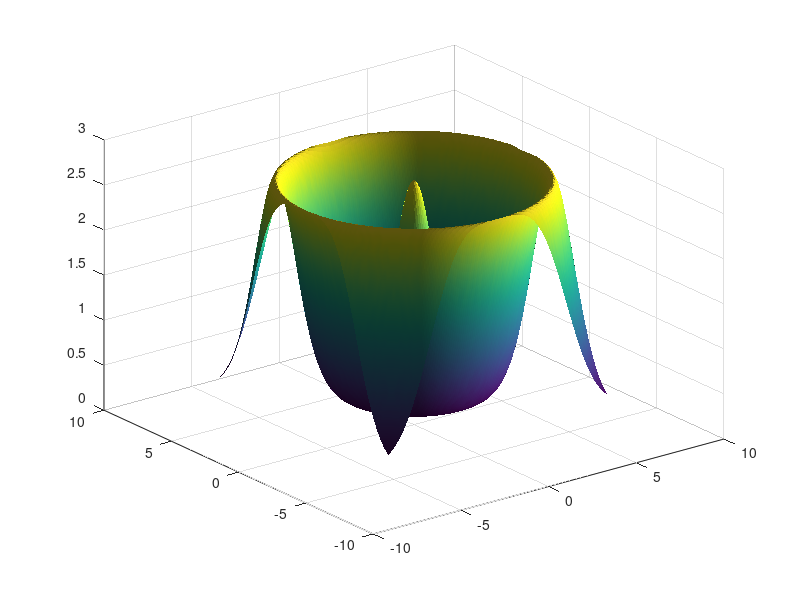

This figure's MATLAB source: (Note: this script raises an error after producing the figure.)
%% More advanced plotting features
% In this chapter, we discuss some more advanced features.
%% 3D Surface and Contour Plots
% To graph a function of two variables we need to first evaluate that
% function over a grid of points, not just a line as in the 2D case. We use
% the _meshgrid()_ function to create such a grid, as in this example.
%%
f = @(x,y) exp(cos(sqrt(x.^2 + y.^2))); % a function of two variables
d = -2*pi:0.1:2*pi;                     % domain for both x,y
[X,Y] = meshgrid(d,d);                  % create a grid of points
Z = f(X,Y);                             % evaluate f at every point on grid
%%
% Some functions, while still vectorized, will only operate on vectors and
% not matrices. The _mvnpdf()_ function for example interprets a matrix of
% inputs, (say n-by-d), as n, d-dimensional inputs, not n*d 1-by-1 inputs.
% We can still plot such functions in 3D with a few small changes. After
% obtaining X and Y from _meshgrid()_, save X's size, evaluate f by
% passing in X and Y as column vectors, (using the : operator), and then
% reshape the output Z back to the original size and continue as before. 
[nrows,ncols] = size(X);                % first obtain the size of X
Z1 = f(X(:),Y(:));                      % convert X,Y to column vectors and evaluate f
Z1 = reshape(Z1,nrows,ncols);           % reshape
%%
% There are several 3d plot
% types available. Here we use _surf()_, which plots the surface of the
% function, _contourf()_ , which plots the contour lines of a function and
% fills the area between them with color, and _mesh()_ , which is similar
% to _surf()_, displaying a wire mesh rather than a solid surface. The
% colors used in each are specified by the current colormap and can be
% changed by using the _colormap()_ command. Type *doc colormap* for a list
% of options. There are several other 3d plotting functions: _plot3()_  for
% instance is the 3d generalization of _plot()_. 
%%
f4 = figure;                            % create a new figure
p9 = surf(X,Y,Z);                       % plot the surface of the function
shading interp;                         % interpolate between the points  
material dull;                          % alter the reflectance
camlight(90,0);                         % add some light - see doc camlight
alpha(0.8);                             % make slightly transparent
box on;                                 % same as set(gca,'box','on')
%%
f5 = figure;                            % create a new figure
p10 = contourf(X,Y,Z);                  % contour plot
colorbar;                               % add a colorbar
set(gca,'XTick',[],'YTick',[]);         % remove all ticks
%%
f6 = figure;                            % create a new figure
r = 1:3:126;                            % mesh plots look better at lower resolution
p11 = mesh(X(r,r),Y(r,r),Z(r,r));       % plot a mesh grid
view([-15 60]);                         % change the viewing angle - see doc view
colormap Copper;                        % change the colormap
axis off;                               % turn off the axis completely
%%
% Note, the command *view([90,90])* can be very useful to rotate a plot by
% 90 degrees, effectively reversing the locations of the x and y axes. 
%%
% Below we display a 3d bar plot of the same underlying data. We take
% advantage of the _mat2cell()_ command to partition the Z data into 21x21
% 6-by-6 blocks, each block stored within a cell. We then use the
% _cellfun()_ function to replace each block with its mean. We can use this
% same technique to apply any function to arbitrary sized blocks of a
% matrix. Note that when the size of the data within cells is different,
% 'UniformOutput' must be set to false. 
f7 = figure;
grouped = mat2cell(Z,6*ones(21,1),6*ones(21,1)); % partition matrix into 6-by-6 blocks
fconv = @(X)mean(X(:));                          % create function handle
convCell=cellfun(fconv,grouped,...
    'UniformOutput',false);                      % apply that function to every block
convMat = cell2mat(convCell);                    % convert back to a, (smaller) matrix
p12 = bar3(convMat);                             % display a 3d bar plot of the aggregated data
colormap jet                                     % change the color map
%%
% Virtually everything we said about customizing 2D plots applies equally to 3D
% plots. We can add a title, a legend, labels using _xlabel()_ , _ylabel()_
% , and _zlabel()_ , change the range of the axes, the font size, etc. 
%
% 3D plotting in Matlab requires a uniform grid of points but the data we
% obtain from experiments or measurements may not satisfy this
% constraint. In such cases, we can use the _griddata()_ function to
% interpolate along a uniform grid of points for us.
f8 = figure;
randn('state',0);                 % seed the normal random num generator
X = randn(100,50);                % data captured at these points.
Y = randn(100,50);                
Z = cos(X.^2).*exp(X.^2 - Y.^2);  % value of data at these points
d = -1:0.1:1;                     % X,Y range of our data
[XI, YI] = meshgrid(d,d);         % create our grid as before 
ZI = griddata(X,Y,Z,XI,YI);       % interpolate to obtain ZI
p13 = mesh(XI,YI,ZI);             % mesh of the interpolated points
%% Annotations and the Plot Editor
% Matlab provides an interactive graphical interface for modifying and
% inspecting existing figures. This mode can be entered by selecting
% 'view->Figure Palette' or by selecting the appropriate shortcut button on
% the figure toolbar. Here we can add annotations such as text, arrows, and
% shapes as you would in a program like powerpoint. We can also inspect and
% change attributes as an alternative to using _set()_ and _get()_ .
%%
% Once you have added elements, you can see the m-code that generates
% these objects by going to 'File -> Generate M-File'. It is usually easier
% to add annotations graphically first, generate the m-code and then add
% the appropriate lines to the original source file so that we can
% regenerate the complete figure at will. Alternatively, you can save a
% Matlab figure as a .fig file maintaining all of the graphics object
% information for future editing. 
%%
% We will now add a few annotations to a simple figure.
% Annotations are placed relative to the figure window, not the axes.  The
% location is, by default, specified by normalized coordinates between 0
% and 1 so that [0.8 0.4] is the point 80% of the width from the left and
% 40% of the height from the bottom. In the case of a line or an arrow, we
% specify two x-y pairs, denoting the start and end points. In the case of a
% text box we specify four numbers, the x and y coordinates followed by the
% width and height of the box. Type *doc annotation* for more information.
% These commands were generated automatically after adding the annotations
% in the plot editor.
f = @(x) x.^2;                  % create a function of x, namely f(x) = x.^2
g = @(x) 5*sin(x)+5;            % create a second function of x, g(x) = 5*sin(x) + 5
res = 0.001;                    % resolution of the plot
domain = -pi:res:pi;            % the domain of x, (i.e. points at which to evaluate f,g)
f3 = figure('Color',[1,1,1]); hold on;             % new figure with a white background
p5 = plot(domain,f(domain),'--r','LineWidth',3);   % plot a thick dashed red line
p6 = plot(domain,g(domain),'-b','LineWidth',3);    % plot a thick solid blue line
axis([-3,3,-5,15]); 

figure(f3);
% the text arrow
annotation(f3,   'textarrow'     , [0.6616 0.5251],[0.1997 0.3038] ,...
                 'TextEdgeColor' , 'none'                          ,...
                 'TextLineWidth' , 2                               ,...
                 'FontSize'      , 12                              ,...
                 'String'        , {'global minimum'}              ,...
                 'HeadStyle'     , 'deltoid'                       ,...
                 'LineStyle'     , '--'                            ,...
                 'LineWidth'     , 2                               ,...
                 'Color'         , [0.07843 0.1686 0.549]          );
% the dotted line
annotation(f3,   'line'          , [0.7176 0.7176],[0.7176 0.4154] ,...
                 'LineStyle'     , '-.'                            ,...
                 'LineWidth'     , 1                               ,...
                 'Color'         , [0 0 1]                         );
% the text box
annotation(f3,   'textbox'       , [0.59 0.47 0.15 0.05]   ,...
                 'String'        , {'g(c) - f(c)'}                 ,...
                 'FontSize'      , 12                              ,...
                 'FitBoxToText'  , 'off'                           ,...
                 'LineStyle'     , 'none'                          );
set(f3,'HandleVisibility','on');
%% Latex
% Matlab supports the inclusion of both tex and latex markups in figures.
% This can be useful when you want to include mathematical formulas. For
% many purposes, simple tex is sufficient. For example, you can write super
% scripts with the ^ character and subscripts with the _ character, (notice
% the legend) and include Greek letters using say \alpha or \gamma. To
% include more complicated latex markups, you have to specify that you want
% to use the latex interpreter and then surround the mathematical text in $
% symbols as shown below. Tex and Latex markups are supported in
% annotations, legends, and titles but unfortunately not in axis labels via
% the _xlabel()_ , _ylabel()_ , _zlabel()_ commands or in axis tick labels.
% If you want to use latex in these locations, you have to add the text
% manually via annotations. 
% 
annotation(f3,  'textbox'       , [0.2277 0.6333 0.2081 0.0625]            ,...
                'Interpreter'   , 'latex'                                  ,...
                'String',{'$M_e = \frac{M_o}{\sqrt{1 - \frac{v^2}{c^2}}}$'},...
                'FontSize'      , 14                                       ,...
                'FitBoxToText'  , 'on'                                     ,...
                'LineStyle'     , 'none');
%% Coordinate Conversion
% Sometimes we would like to specify where an annotation should go relative
% to the current set of axes, rather than relative to the figure window as
% a whole. For instance, perhaps you would like an arrow to point at
% coordinate (3,4) on your current axes; what point is this relative to the
% whole figure? <mfiles/graphics/rel2abs.m rel2abs> is a handy function
% to do this conversion.
%% Multiple figures inside a figure
% Sometimes it can be useful to display multiple sets of axes in a single
% figure, perhaps to connect them graphically via annotations or just
% display them next to each other in a compact and convenient way. If we
% want the axes evenly spaced in a grid, the _subplot()_ command can be
% useful, but to have more varied and customizable configurations, we have
% to add the axes manually. To do so, we take advantage of the 'Parent'
% attribute of the graphics objects. Recall that figures are composed of
% axes and annotation objects and axes are composed of various plot
% objects. We will create a new plot and add it along with some of the
% plots we have already done. The _copyobj(h,p)_ function copies a graphics
% object with handle h and assigns the new object to parent p.
froot = figure;
nr = 3; nc = 3;
sp = 0.05;  % white space around each subfigure in percent
% solve nc*(w+sp)+sp = 1 for w: (1-sp)/nc = w + sp
w = (1-sp)/nr - sp;  % width of each subfigure                                
r = 3; c = 3;
newAx = axes('Parent',froot,'Position', [sp+(c-1)*(w+sp),sp+(r-1)*(w+sp),w,w]); 
imagesc(rand(5,5), 'Parent', newAx);
title(sprintf('r=%d, c=%d ', r, c)); axis off 
figs = [f4, f5, f6, f7, f8];
rows = [1,  1,  1,  2,  2];
cols = [1,  2,  3,  1,  2];
for i=1:length(figs)
  r = rows(i); c = cols(i);
  set(copyobj(gca(figs(i)),froot),'Position', [sp+(c-1)*(w+sp),sp+(r-1)*(w+sp),w,w]);
end
%%
% <html> 
% <A NAME="RootProperties"></A>
% </html>
%% Root Properties
% The top level Matlab graphics object is _root_ and its handle is 0. We
% can access and set the root attributes as we would any other graphics
% handle object using _get(0)_ and _set(0)_. Root's most useful attribute
% is probably 'ScreenSize', which gives the current size, (resolution) of
% the screen in pixels, by default, or in what ever units the 'Units'
% property has been set to. If you work with multiple simultaneous
% monitors, the 'MonitorPositions' attribute is also useful. Here we obtain
% the screen size and demonstrate how to maximize a figure programatically.
set(0,'Units','pixels');                              % set the units to pixels
screenSize = get(0,'ScreenSize')                      % get the monitor resolution
hgap = 5; vgap = 45;
width = screenSize(3)-2*hgap;
height = screenSize(4)-2*vgap;
newPosition = [hgap,vgap,width,height]; 
f = figure('Position',newPosition,'ToolBar','none');  % set the size and position
close(f);                                             % close the figure
%%
% As root is the top level graphics object, we can query it for a list of
% the handles of all of the current figures using the _allchild()_
% function.
handles = allchild(0)'
%%
% Window size defaults and related settings as well as the maximum
% recursion limit is also set here; I suppose for lack of a better place. 
%% Rotating Figures and Creating Movies
% Figures can be rotated or moved with the mouse by first clicking on the
% appropriate shortcut button on a figure window toolbar. However, we can
% also automate and animate the rotation by using the _camorbit()_
% command. 
figure(4);                                  % bring this figure to the foreground. 
axis vis3d                                  % allow for rigid 3d rotation
for i=1:36                                  % change camera angle 36 times
    camorbit(10,0,'camera')                 % 10 degree increments
    pause(0.01);                            % slow it down slightly
end
close(4);                                  
%% 
% We can also create a movie by capturing frames using the _getframe()_
% command and playing them with the _movie()_ function. Alternatively we
% can create an avi file with the _avifile()_ , and _addframe()_ functions. 
% Read their help entries for more information and examples. 
%%
% There are many other functions that can be used to adjust the camera
% angle and motion such as _camdolly()_ , _campan()_ , _camzoom()_ , and
% _camroll()_ .
%% Creating Graphical User Interfaces
% Matlab has good support for the creation of graphical user interfaces. To
% launch an interactive GUI builder, type *guide* at the command prompt.
% Here, we will only briefly touch on some of the ways in which users can
% interact with figures. To learn more about creating GUIs type *doc guide*
% and click on "Creating GUIs" at the bottom of the help page. 
%% Customizing callback functions when you click on a figure
% As a simple exampl of a GUI, we discuss the _ginput()_ function, which returns a matrix
% of coordinates selected with the mouse. Let's bring up the second plot we
% made, call _ginput()_ and select a few data points to return their
% coordinates. _ginput(n)_ waits for n user clicks before returning the n
% points, whereas _ginput()_ , without any parameters, allows you to
% select any number you like and returns only when the user presses the
% enter key. A similar function, _gtext(txt)_ places the specified string
% at the location selected by the mouse.
%%
%figure(f1);
%C = ginput(5)
%close(f1);
%%
% The above functions operate by assigning a _callback_ function to the
% axes object, which gets executed whenever the user clicks within the
% axes. We can assign our own function to perform whatever action we wish
% when this happens. Most Matlab graphics objects have callback attributes,
% which can be viewed using the _get()_ command and set using _set()_ . 
%% 
% The only constraint on callback functions is that they take 3 or more
% parameters as in myCallback(hObject, eventdata, handles): hObject is the
% object selected, whereas eventdata, and handles differ depending on the
% the callback. For more information, search for _CallBack Syntax and
% Arguments_ in help. 
%% 
% All graphics objects in Matlab also have a 'UserData' attribute, which
% can be assigned any data you like. Since the clicked object is returned
% in hObject, we can retrieve this data with get(hObject,'UserData'). 
%%
% In this simple example, we plot 5 points in 5 different plots and assign
% each plot's 'UserData' attribute a color's name, which we will display
% when clicked. Since this is a simple example, we can create the callback
% inline but in general you should create a stand alone function say
% *function myCallback(hObject,eventData,handles)* and then assign
% @myCallback to the object's callback attribute. We also assign the
% callback to the current axes and figure objects after setting their
% 'UserData' entries to their respective colors. Try out the code for
% yourself.
%%
figure; 
hold all;                                   
name = {'red','blue','green','magenta','cyan'}; 
color = {'.r','.b','.g','.m','.c'};
loc = [(1:5)',2*ones(5,1)];                 
callback = @(hObject,eventData,handles)display(get(hObject,'UserData'));
for i=1:numel(name)             
    plot(loc(i,1),loc(i,2),color{i},...
        'MarkerSize',100,'UserData',name{i},...
        'ButtonDownFcn',callback);
end
axis([0,6,1,3]);
title('click on a colored circle to print its name')
set(gca,'UserData','white')                 % Set the axes user data
set(gca,'XTick',[],'YTick',[],'box','on'); 
set(gca,'ButtonDownFcn',callback);          % assign the callback
set(gcf,'UserData','grey');                 % set the figure user data
set(gcf,'ButtonDownFcn',callback);          % assign the callback
